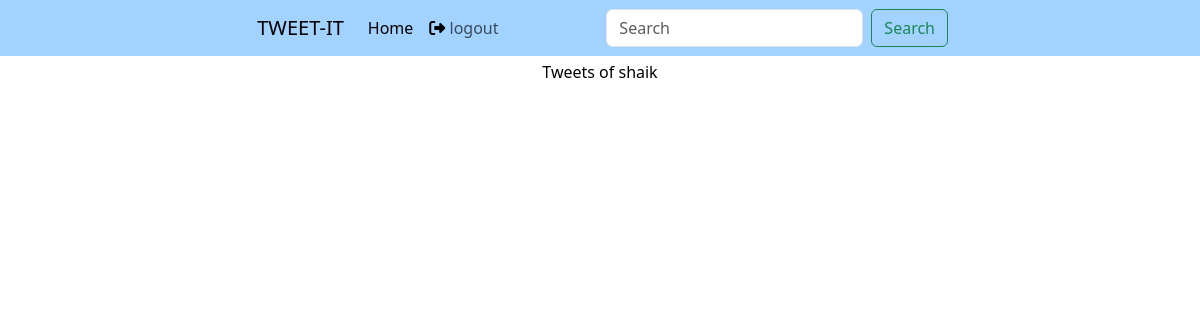
Page /user/ (signed in) on the earlier database version.
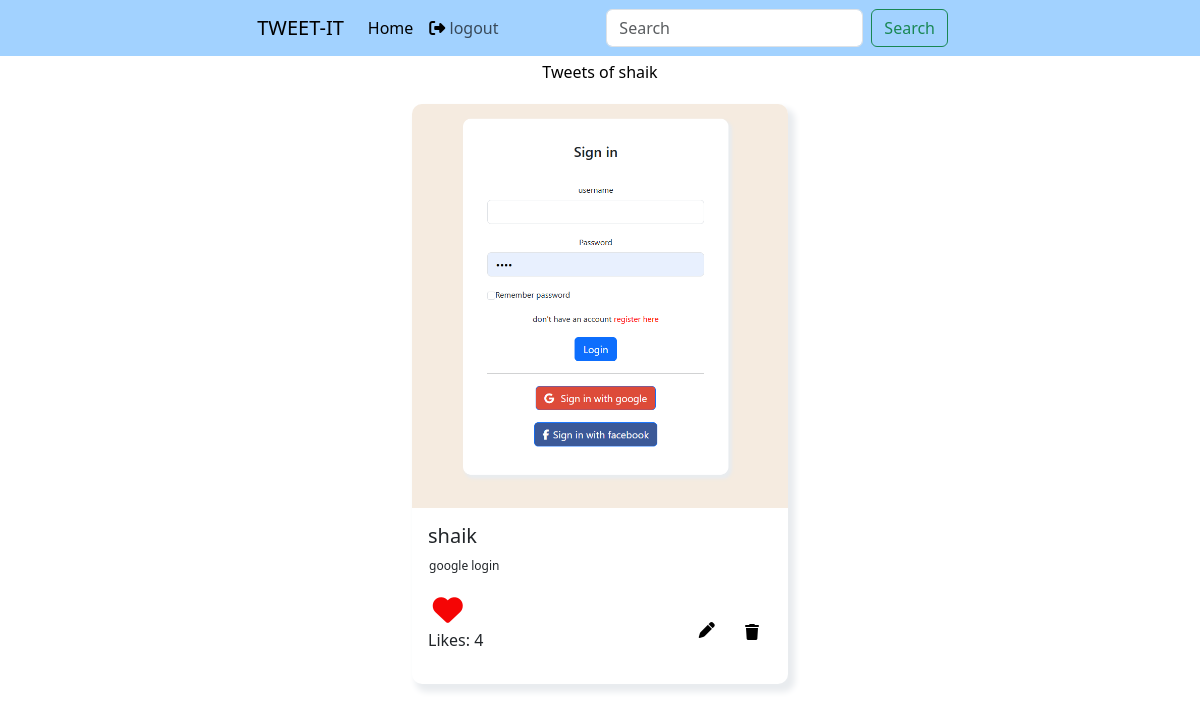
Same page on the later database version.
### main/models.py (models this page shows, shortened)
class Tweet(models.Model):
    user = models.ForeignKey(settings.AUTH_USER_MODEL, on_delete=models.CASCADE)
    text = models.TextField(max_length=240)
    photo = models.ImageField(upload_to='photos/', null=True, blank=True)
    video = models.FileField(upload_to='videos/', null=True, blank=True)  # Add this line
    created_at = models.DateTimeField(default=timezone.now)
    updated_at = models.DateTimeField(default=timezone.now)
    likes = models.ManyToManyField(User, related_name='liked_tweets', blank=True)
    Follwers = models.ManyToManyField(User,related_name='follwers',blank=True)
    def total_likes(self):
        return self.likes.count()

### main/views.py (the view)
# urls.py: path('user/', views.user_tweets, name='user'),
@login_required
def user_tweets(request):
    tweets = Tweet.objects.filter(user=request.user).order_by('-created_at')
    return render(request, 'user_tweets.html', {'tweets': tweets})

### main/templates/user_tweets.html (shortened to what this page needs)
{% extends 'base.html'%}
{% block start %}
<p class="mb-3 mt-1" style="display: flex; align-items: center; justify-content: center;" >Tweets of {{user.username}}</p>
<div class="container-fluid main d-flex gap-1" style="max-width:400px ;">
{% for tweet in tweets %}
<div class=" mb-3 " style="">
  <div class="card mb-3 mt-1" style="border-radius: 10px;">
    <a href="{% url 'tweet_detail' tweet.id %}">
    {% if tweet.photo %}
    <img src="{{ tweet.photo.url }}" class="card-img-top" alt="Tweet Image" style="height: 100%; object-fit: cover; border-top-left-radius: 10px; border-top-right-radius: 10px;">
    {% endif %}
    </a>
    <div class="card-body">
      <h5 class="card-title">
        {{ tweet.user.username }}
      </h5>
      <p class="card-text">{{ tweet.text }}</p>
<div class="contents mt-2">
      <form action="{% url 'like_tweet' tweet.id %}" method="post" >
        <button type="submit" style="border: none; background: none;">
            {% if user in tweet.likes.all %}
            <i class="fa-solid fa-heart" style="color: #f50505; font-size: 30px;"></i>
            {% else %}
            <i class="fa-regular fa-heart" style="font-size: 20px;"></i>
            {% endif %}
        </button>
        <p>Likes: {{ tweet.total_likes }}</p>
    </form>
    <div>
      {% if tweet.user == user %}
      <a href="{% url 'tweetedit' tweet.id %}" class="btn"><i class="fa-solid fa-pen" style="color: #000000;"></i></a>
      <a href="{% url 'tweetdelete' tweet.id %}" class="btn mt-1"><i class="fa-solid fa-trash" style="color: #000000;"></i></a>
      {% endif %}
    </div>
  </div>
</div>
</div>
          {% endfor %}
</div>
</div>
{% endblock %}

### main/templates/base.html (shortened to what this page needs)
{% load static %}
<!DOCTYPE html>
<html lang="en" >
  <head>
    <link rel="stylesheet" href="https://cdnjs.cloudflare.com/ajax/libs/font-awesome/6.5.2/css/all.min.css" />
    <link
      href="https://cdn.jsdelivr.net/npm/bootstrap@5.3.3/dist/css/bootstrap.min.css"
      rel="stylesheet"
    />
    <link rel="stylesheet" href="{% static 'css/style.css' %}" />
  </head>
  <body>
    <nav class="navbar navbar-expand-xl me-auto" >
        <div class="container-fluid container-nav">
        <a class="navbar-brand " href="#"> &nbsp;TWEET-IT</a>
          <div class="collapse navbar-collapse" id="navbarSupportedContent">
            <ul class="navbar-nav me-auto mb-2 mb-lg-0">
              <li class="nav-item">
                <a class="nav-link active" aria-current="page" href="/"> Home</a>
              </li>
<li>
  <a href="{% url 'login' %}" class="nav-link"><i class="fa-solid fa-right-from-bracket" style="color: #000000;"></i> logout</a>
</li>
            </ul>
            <form class="d-flex" role="search">
              <input class="form-control me-2" type="search" placeholder="Search" aria-label="Search" name="search">
              <button class="btn btn-outline-success" type="submit">Search</button>
            </form>
          </div>
        </div>
      </nav>
      {% block start %}
    {% endblock %}
  </body>
</html>

### main/static/css/style.css (style rules this page uses)
.card-img-top { object-fit: cover; }
.main { max-height: 80vh; overflow: hidden; overflow: scroll; max-width: 80vw; }
.mobile-menu li, a { color: #000; }
a { text-decoration: none; }
.card-img-top { max-width: 100%; height: auto; }
.navbar { background-color: #a2d2ff; position: sticky; top: 0; z-index: 99999; }
body { background-color: #f7f6f6; }
.card { border: none; box-shadow: 5px 6px 6px 2px #e9ecef; border-radius: 4px; }
.main { max-height: 84vh; overflow: hidden; overflow: scroll; max-width: 80vw; }
.container-nav { display: flex; align-items: center; justify-content: space-around; width: 60%; }
.navbar { background-color: #a2d2ff; width: 100%; position:sticky; display: flex; align-items: center; justify-content: center; z-index: 99999; }
body { background-color: #c20b0b }
.card { border: none; box-shadow: 5px 6px 6px 2px #e9ecef; border-radius: 10px; }
body { background-color: #ffffff; color: #000; }
button { background: transparent; border: 1px solid white; font-weight: 600; padding: 0.15rem 0.3rem; border-radius: 3px; font-size: 12px; }
.card-text { font-size: 12px; padding: 1px; }
.nav-link { width: 100%; }
.contents { display: flex; align-items: center; justify-content: space-between; }

Differences in the rows shown:
added Tweet: photo (picture), user.username "shaik", text "google login", total_likes "4"
